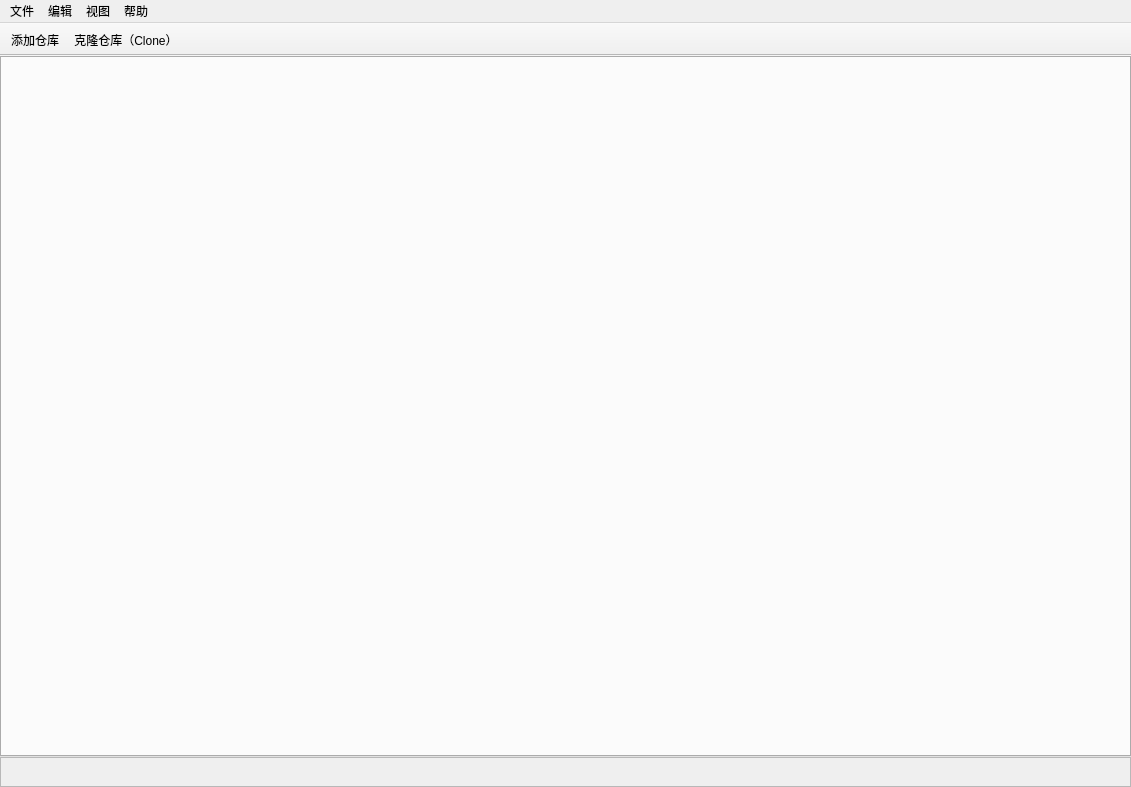
<?xml version="1.0" encoding="UTF-8"?>
<ui version="4.0">
 <class>MainWindow</class>
 <widget class="QMainWindow" name="MainWindow">
  <property name="geometry">
   <rect>
    <x>0</x>
    <y>0</y>
    <width>1131</width>
    <height>787</height>
   </rect>
  </property>
  <property name="windowTitle">
   <string>MainWindow</string>
  </property>
  <widget class="QWidget" name="centralwidget">
   <layout class="QVBoxLayout" name="verticalLayout" stretch="1,0">
    <property name="spacing">
     <number>0</number>
    </property>
    <property name="leftMargin">
     <number>0</number>
    </property>
    <property name="topMargin">
     <number>0</number>
    </property>
    <property name="rightMargin">
     <number>0</number>
    </property>
    <property name="bottomMargin">
     <number>0</number>
    </property>
    <item>
     <widget class="RepoTabWidget" name="tabWidget"/>
    </item>
    <item>
     <widget class="StatusBar" name="statusFrame">
      <property name="minimumSize">
       <size>
        <width>0</width>
        <height>30</height>
       </size>
      </property>
      <property name="frameShape">
       <enum>QFrame::StyledPanel</enum>
      </property>
      <property name="frameShadow">
       <enum>QFrame::Raised</enum>
      </property>
     </widget>
    </item>
   </layout>
  </widget>
  <widget class="QMenuBar" name="menubar">
   <property name="geometry">
    <rect>
     <x>0</x>
     <y>0</y>
     <width>1131</width>
     <height>23</height>
    </rect>
   </property>
   <property name="nativeMenuBar">
    <bool>true</bool>
   </property>
   <widget class="QMenu" name="menu">
    <property name="title">
     <string>文件</string>
    </property>
   </widget>
   <widget class="QMenu" name="menu_2">
    <property name="title">
     <string>编辑</string>
    </property>
   </widget>
   <widget class="QMenu" name="menu_3">
    <property name="title">
     <string>视图</string>
    </property>
   </widget>
   <widget class="QMenu" name="menu_4">
    <property name="title">
     <string>帮助</string>
    </property>
   </widget>
   <addaction name="menu"/>
   <addaction name="menu_2"/>
   <addaction name="menu_3"/>
   <addaction name="menu_4"/>
  </widget>
  <widget class="QToolBar" name="toolBar">
   <property name="windowTitle">
    <string>toolBar</string>
   </property>
   <property name="movable">
    <bool>false</bool>
   </property>
   <property name="floatable">
    <bool>false</bool>
   </property>
   <attribute name="toolBarArea">
    <enum>TopToolBarArea</enum>
   </attribute>
   <attribute name="toolBarBreak">
    <bool>false</bool>
   </attribute>
   <addaction name="actionAddRepo"/>
   <addaction name="action_Clone"/>
  </widget>
  <action name="actionAddRepo">
   <property name="text">
    <string>添加仓库</string>
   </property>
  </action>
  <action name="action_Clone">
   <property name="text">
    <string>克隆仓库（Clone）</string>
   </property>
  </action>
 </widget>
 <customwidgets>
  <customwidget>
   <class>RepoTabWidget</class>
   <extends>QTabWidget</extends>
   <header>View/repotabwidget.h</header>
   <container>1</container>
  </customwidget>
  <customwidget>
   <class>StatusBar</class>
   <extends>QFrame</extends>
   <header>View/statusbar.h</header>
   <container>1</container>
  </customwidget>
 </customwidgets>
 <resources/>
 <connections/>
</ui>
